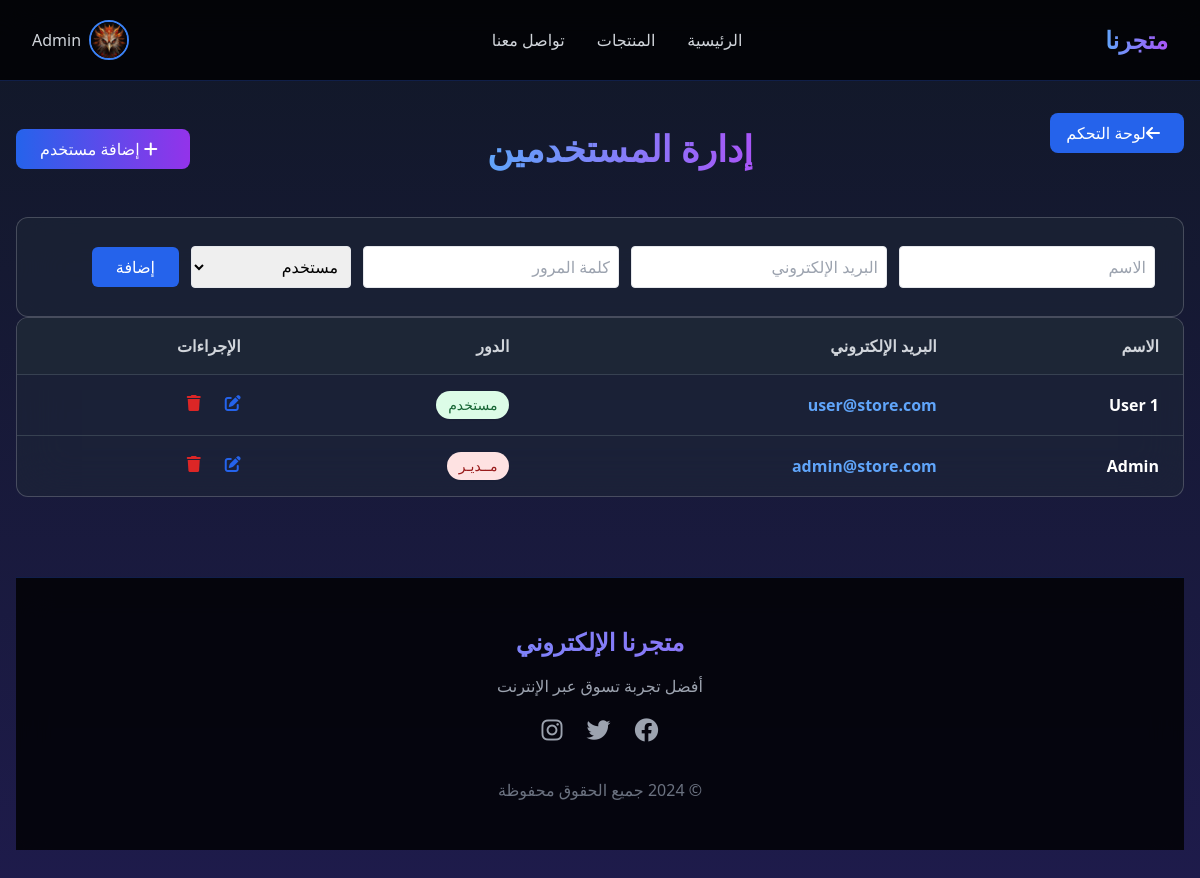
The page /admin/users.php (signed in) on the database its author committed.
### tables this page shows
CREATE TABLE `users` (
  `id` int(11) NOT NULL,
  `name` varchar(100) NOT NULL,
  `email` varchar(100) NOT NULL,
  `password` varchar(255) NOT NULL,
  `profile_image` varchar(255) DEFAULT 'default.jpg',
  `role` enum('user','admin') DEFAULT 'user',
  `created_at` timestamp NOT NULL DEFAULT current_timestamp()
);

### admin/users.php (the view, shortened to what this page needs)
<?php
require_once '../config/database.php';
$users = $pdo->query("SELECT * FROM users ORDER BY created_at DESC")->fetchAll();
?>
<?php include '../includes/header.php'; ?>
<div class="max-w-7xl mx-auto px-4 py-8 text-black">
    <div class="flex justify-between items-center mb-8">
        <div class="flex items-center justify-between mb-8">
            <a href="/ecommerce-store/admin/dashboard.php"
                class="bg-blue-600 hover:bg-blue-700 text-white px-4 py-2 rounded-lg flex items-center transition">
                <i class="fas fa-arrow-left mr-2"></i> لوحة التحكم
            </a>
        </div>
        <h1
            class="text-4xl leading-[2] font-bold bg-gradient-to-r from-blue-400 to-purple-500 bg-clip-text text-transparent">
            إدارة المستخدمين</h1>
        <button onclick="toggleAddForm()"
            class="bg-gradient-to-r from-blue-600 to-purple-600 text-white px-6 py-2 rounded-lg hover:from-blue-700 hover:to-purple-700 transition">
            <i class="fas fa-plus mr-2"></i> إضافة مستخدم
        </button>
    </div>
    <div id="addForm" class="glass bg-gray-800/50 backdrop-blur-xl rounded-xl overflow-hidden p-7">
        <form method="POST" class="flex flex-wrap gap-3 items-center text-gray-300">
            <input type="text" name="name" placeholder="الاسم" required class="p-2 border rounded text-black w-64">
            <input type="email" name="email" placeholder="البريد الإلكتروني" required
                class="p-2 border rounded text-black w-64">
            <input type="password" name="password" placeholder="كلمة المرور" required
                class="p-2 border rounded text-blackر w-64">
            <select name="role" class="p-2 border rounded text-black w-40">
                <option value="user">مستخدم</option>
            </select>
            <button type="submit" name="add_user" class="bg-blue-600 hover:bg-blue-700 px-6 py-2 rounded-md text-white">
                إضافة
            </button>
        </form>
    </div>
    <div class="glass bg-gray-800/50 backdrop-blur-xl rounded-xl overflow-hidden">
        <table class="w-full">
            <thead class="bg-gray-800/80">
                <tr>
                    <th class="px-6 py-4 text-right text-gray-300">الاسم</th>
                    <th class="px-6 py-4 text-right text-gray-300">البريد الإلكتروني</th>
                    <th class="px-6 py-4 text-right text-gray-300">الدور</th>
                    <th class="px-6 py-4 text-right text-gray-300">الإجراءات</th>
                </tr>
            </thead>
            <tbody>
                <?php foreach ($users as $user): ?>
                    <tr class="border-t border-gray-700 hover:bg-gray-700/50 transition">
                        <td class="px-6 py-4 text-white font-semibold"><?= $user['name'] ?></td>
                        <td class="px-6 py-4 text-blue-400 font-bold"><?= $user['email'] ?></td>
                        <td class="px-6 py-4">
                            <span
                                class="inline-block px-3 py-1 rounded-full text-sm font-medium shadow-sm
                            <?= $user['role'] === 'admin' ? 'bg-red-100 text-red-800' : 'bg-green-100 text-green-800' ?>">
                                <?= $user['role'] === 'admin' ? ' مــديـر ' : 'مستخدم' ?>
                            </span>
                        </td>
                        <td class="px-6 py-4 flex gap-6">
                            <button type="button"
                                onclick="openEditModal(<?= $user['id'] ?>, '<?= $user['name'] ?>', '<?= $user['email'] ?>', '<?= $user['role'] ?>')"
                                class="text-blue-600 hover:text-blue-800">
                                <i class="fas fa-edit"></i>
                            </button>
                            <form method="POST" class="inline" onsubmit="return confirm('هل أنت متأكد من الحذف؟')">
                                <button type="submit" name="delete_user" class="text-red-600 hover:text-red-800"
                                    title="حذف المستخدم">
                                    <i class="fas fa-trash"></i>
                                </button>
                            </form>
                        </td>
                    </tr>
                <?php endforeach; ?>
            </tbody>
        </table>
    </div>
    <?php include '../includes/footer.php'; ?>

### includes/header.php (style rules this page uses)
body { background: linear-gradient(to bottom, #111827, #1e1b4b); color: white; min-height: 100vh; }
.glass { background: rgba(255, 255, 255, 0.1); backdrop-filter: blur(10px); border: 1px solid rgba(255, 255, 255, 0.2); }

### rows shown on the page
users: name "User 1", email "user@store.com", role "مستخدم"
users: name "Admin", email "admin@store.com", role "مــديـر"

### other values the page prints
$_SESSION['user_name'] "Admin"
